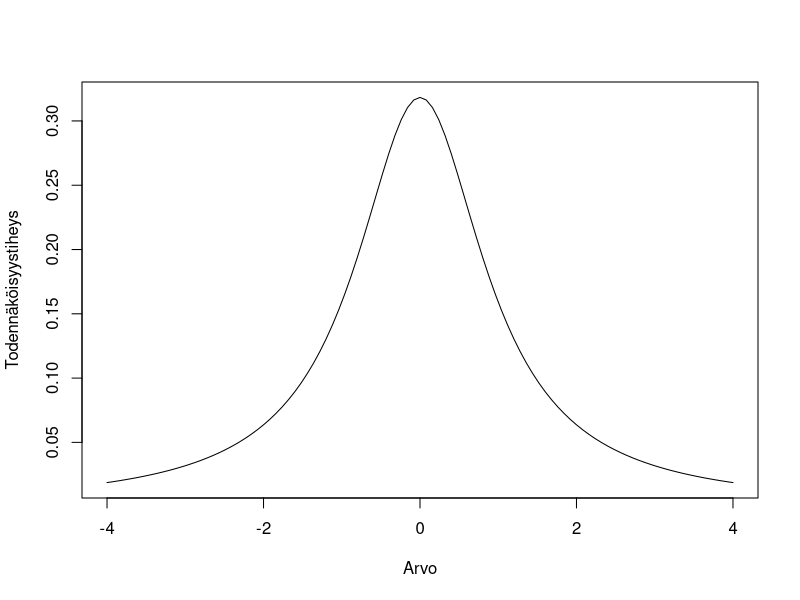
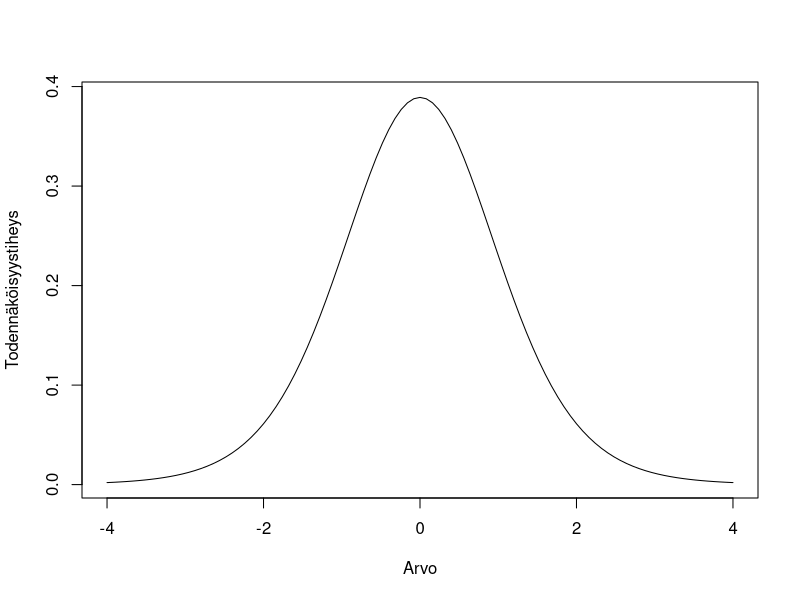
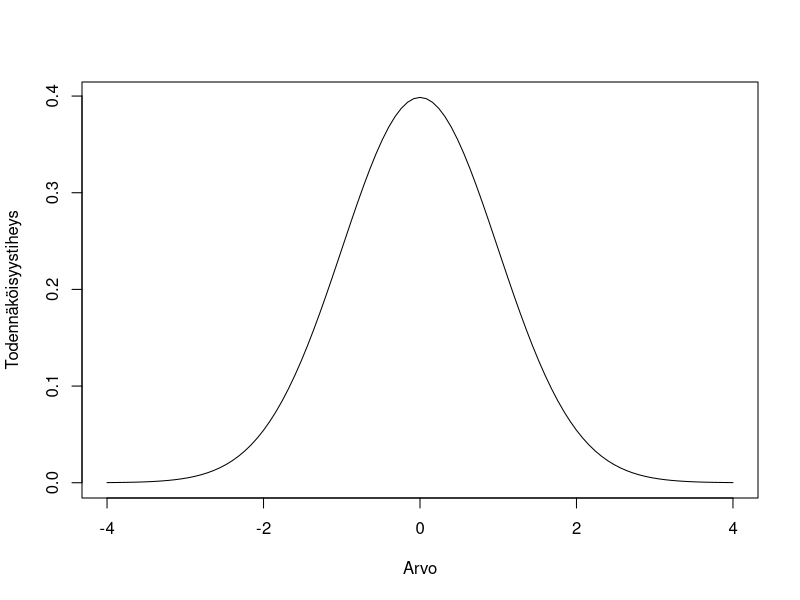

Recreate these plots in R, in order.
## ---- chunk 1
#| label: fig-t-jakauma
#| fig-cap: "T-jakauma eri vapausasteilla"
#| layout-ncol: 3
#| fig-subcap: 
#| - "df = 1"
#| - "df = 10"
#| - "df = 300"
#| echo: false

for (i in c(1, 10, 300) ) {
  curve(
    dt(x, df = i),
    from = -4,
    to = 4,
    xlab = "Arvo",
    ylab = "Todennäköisyystiheys"
  )
}

